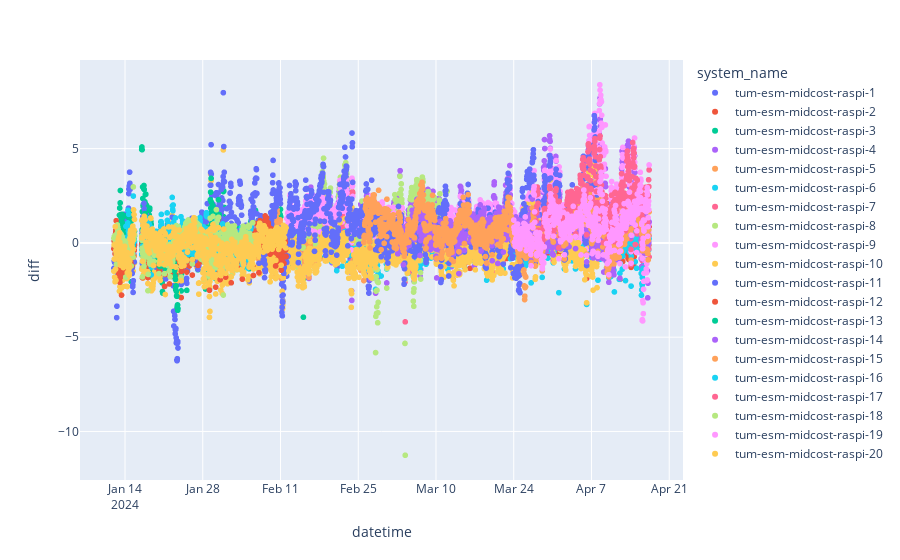
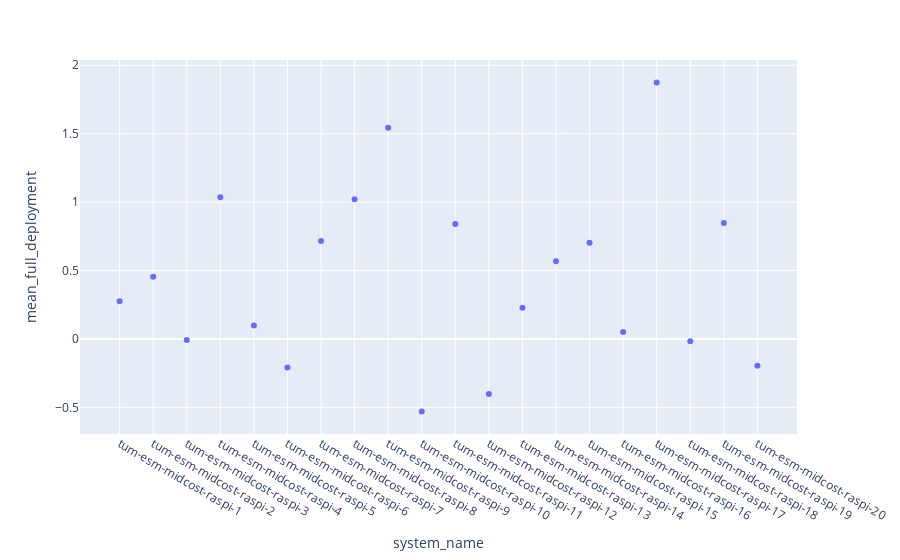
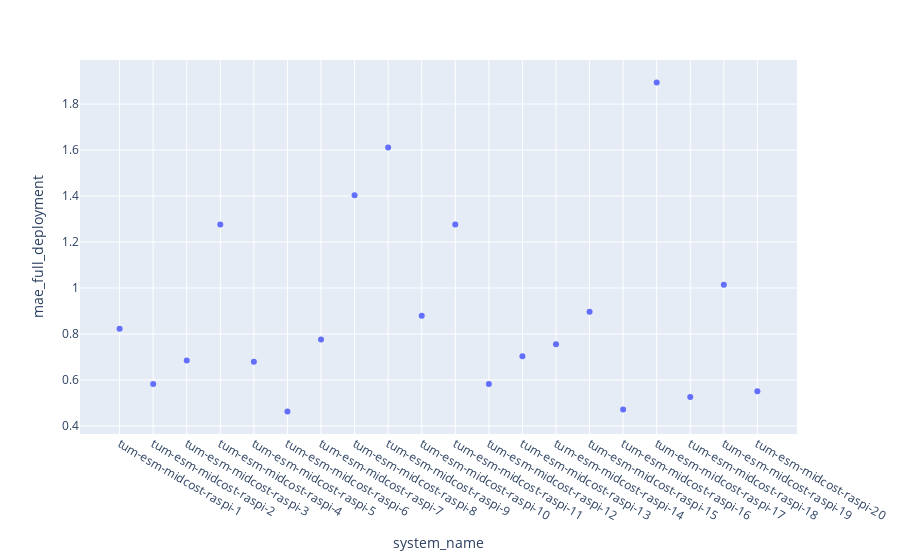
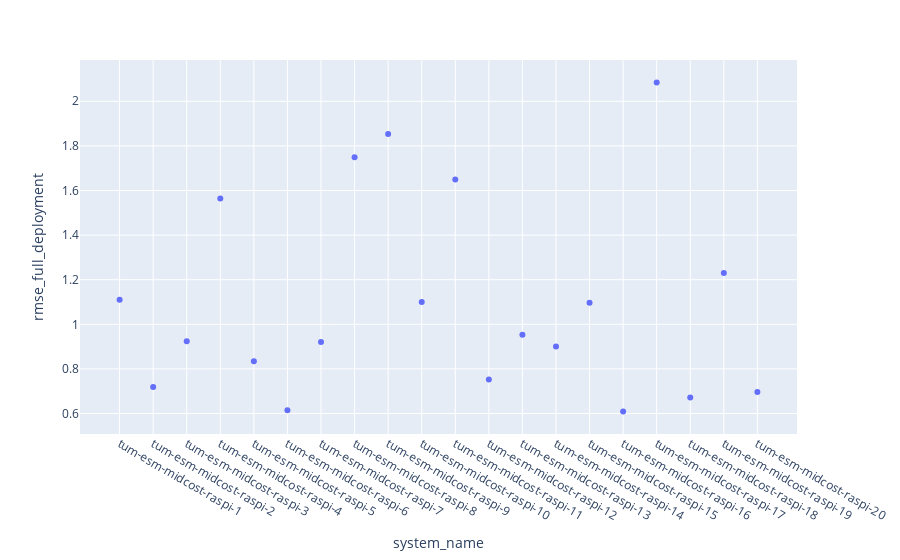

Notebook cell for these charts, in order:
### Code cell
fig = px.scatter(df, x="datetime", y="diff", color = "system_name")
fig.show()
fig = px.scatter(df_sbs, x="system_name", y="mean_full_deployment")
fig.show()
fig = px.scatter(df_sbs, x="system_name", y="mae_full_deployment")
fig.show()
fig = px.scatter(df_sbs, x="system_name", y="rmse_full_deployment")
fig.show()

### Figure 1 — Plotly figure (JSON) as saved in the notebook; plotly's stock layout.template omitted (floating-point values rounded to 4 significant figures; data arrays with more than 128 entries replaced by an {"elided": "..."} marker saying what was removed)
{"data": [{"hovertemplate": "system_name=tum-esm-midcost-raspi-1<br>datetime=%{x}<br>diff=%{y}<extra></extra>", "legendgroup": "tum-esm-midcost-raspi-1", "marker": {"color": "#636efa", "symbol": "circle"}, "mode": "markers", "name": "tum-esm-midcost-raspi-1", "showlegend": true, "type": "scattergl", "x": {"elided": "480 str values"}, "xaxis": "x", "y": {"elided": "480 float values"}, "yaxis": "y"}, {"hovertemplate": "system_name=tum-esm-midcost-raspi-2<br>datetime=%{x}<br>diff=%{y}<extra></extra>", "legendgroup": "tum-esm-midcost-raspi-2", "marker": {"color": "#EF553B", "symbol": "circle"}, "mode": "markers", "name": "tum-esm-midcost-raspi-2", "showlegend": true, "type": "scattergl", "x": {"elided": "850 str values"}, "xaxis": "x", "y": {"elided": "850 float values"}, "yaxis": "y"}, {"hovertemplate": "system_name=tum-esm-midcost-raspi-3<br>datetime=%{x}<br>diff=%{y}<extra></extra>", "legendgroup": "tum-esm-midcost-raspi-3", "marker": {"color": "#00cc96", "symbol": "circle"}, "mode": "markers", "name": "tum-esm-midcost-raspi-3", "showlegend": true, "type": "scattergl", "x": {"elided": "856 str values"}, "xaxis": "x", "y": {"elided": "856 float values"}, "yaxis": "y"}, {"hovertemplate": "system_name=tum-esm-midcost-raspi-4<br>datetime=%{x}<br>diff=%{y}<extra></extra>", "legendgroup": "tum-esm-midcost-raspi-4", "marker": {"color": "#ab63fa", "symbol": "circle"}, "mode": "markers", "name": "tum-esm-midcost-raspi-4", "showlegend": true, "type": "scattergl", "x": {"elided": "1403 str values"}, "xaxis": "x", "y": {"elided": "1403 float values"}, "yaxis": "y"}, {"hovertemplate": "system_name=tum-esm-midcost-raspi-5<br>datetime=%{x}<br>diff=%{y}<extra></extra>", "legendgroup": "tum-esm-midcost-raspi-5", "marker": {"color": "#FFA15A", "symbol": "circle"}, "mode": "markers", "name": "tum-esm-midcost-raspi-5", "showlegend": true, "type": "scattergl", "x": {"elided": "456 str values"}, "xaxis": "x", "y": {"elided": "456 float values"}, "yaxis": "y"}, {"hovertemplate": "system_name=tum-esm-midcost-raspi-6<br>datetime=%{x}<br>diff=%{y}<extra></extra>", "legendgroup": "tum-esm-midcost-raspi-6", "marker": {"color": "#19d3f3", "symbol": "circle"}, "mode": "markers", "name": "tum-esm-midcost-raspi-6", "showlegend": true, "type": "scattergl", "x": {"elided": "1378 str values"}, "xaxis": "x", "y": {"elided": "1378 float values"}, "yaxis": "y"}, {"hovertemplate": "system_name=tum-esm-midcost-raspi-7<br>datetime=%{x}<br>diff=%{y}<extra></extra>", "legendgroup": "tum-esm-midcost-raspi-7", "marker": {"color": "#FF6692", "symbol": "circle"}, "mode": "markers", "name": "tum-esm-midcost-raspi-7", "showlegend": true, "type": "scattergl", "x": {"elided": "1354 str values"}, "xaxis": "x", "y": {"elided": "1354 float values"}, "yaxis": "y"}, {"hovertemplate": "system_name=tum-esm-midcost-raspi-8<br>datetime=%{x}<br>diff=%{y}<extra></extra>", "legendgroup": "tum-esm-midcost-raspi-8", "marker": {"color": "#B6E880", "symbol": "circle"}, "mode": "markers", "name": "tum-esm-midcost-raspi-8", "showlegend": true, "type": "scattergl", "x": {"elided": "672 str values"}, "xaxis": "x", "y": {"elided": "672 float values"}, "yaxis": "y"}, {"hovertemplate": "system_name=tum-esm-midcost-raspi-9<br>datetime=%{x}<br>diff=%{y}<extra></extra>", "legendgroup": "tum-esm-midcost-raspi-9", "marker": {"color": "#FF97FF", "symbol": "circle"}, "mode": "markers", "name": "tum-esm-midcost-raspi-9", "showlegend": true, "type": "scattergl", "x": {"elided": "1401 str values"}, "xaxis": "x", "y": {"elided": "1401 float values"}, "yaxis": "y"}, {"hovertemplate": "system_name=tum-esm-midcost-raspi-10<br>datetime=%{x}<br>diff=%{y}<extra></extra>", "legendgroup": "tum-esm-midcost-raspi-10", "marker": {"color": "#FECB52", "symbol": "circle"}, "mode": "markers", "name": "tum-esm-midcost-raspi-10", "showlegend": true, "type": "scattergl", "x": {"elided": "2019 str values"}, "xaxis": "x", "y": {"elided": "2019 float values"}, "yaxis": "y"}, {"hovertemplate": "system_name=tum-esm-midcost-raspi-11<br>datetime=%{x}<br>diff=%{y}<extra></extra>", "legendgroup": "tum-esm-midcost-raspi-11", "marker": {"color": "#636efa", "symbol": "circle"}, "mode": "markers", "name": "tum-esm-midcost-raspi-11", "showlegend": true, "type": "scattergl", "x": {"elided": "2043 str values"}, "xaxis": "x", "y": {"elided": "2043 float values"}, "yaxis": "y"}, {"hovertemplate": "system_name=tum-esm-midcost-raspi-12<br>datetime=%{x}<br>diff=%{y}<extra></extra>", "legendgroup": "tum-esm-midcost-raspi-12", "marker": {"color": "#EF553B", "symbol": "circle"}, "mode": "markers", "name": "tum-esm-midcost-raspi-12", "showlegend": true, "type": "scattergl", "x": {"elided": "713 str values"}, "xaxis": "x", "y": {"elided": "713 float values"}, "yaxis": "y"}, {"hovertemplate": "system_name=tum-esm-midcost-raspi-13<br>datetime=%{x}<br>diff=%{y}<extra></extra>", "legendgroup": "tum-esm-midcost-raspi-13", "marker": {"color": "#00cc96", "symbol": "circle"}, "mode": "markers", "name": "tum-esm-midcost-raspi-13", "showlegend": true, "type": "scattergl", "x": {"elided": "389 str values"}, "xaxis": "x", "y": {"elided": "389 float values"}, "yaxis": "y"}, {"hovertemplate": "system_name=tum-esm-midcost-raspi-14<br>datetime=%{x}<br>diff=%{y}<extra></extra>", "legendgroup": "tum-esm-midcost-raspi-14", "marker": {"color": "#ab63fa", "symbol": "circle"}, "mode": "markers", "name": "tum-esm-midcost-raspi-14", "showlegend": true, "type": "scattergl", "x": {"elided": "1090 str values"}, "xaxis": "x", "y": {"elided": "1090 float values"}, "yaxis": "y"}, {"hovertemplate": "system_name=tum-esm-midcost-raspi-15<br>datetime=%{x}<br>diff=%{y}<extra></extra>", "legendgroup": "tum-esm-midcost-raspi-15", "marker": {"color": "#FFA15A", "symbol": "circle"}, "mode": "markers", "name": "tum-esm-midcost-raspi-15", "showlegend": true, "type": "scattergl", "x": {"elided": "1234 str values"}, "xaxis": "x", "y": {"elided": "1234 float values"}, "yaxis": "y"}, {"hovertemplate": "system_name=tum-esm-midcost-raspi-16<br>datetime=%{x}<br>diff=%{y}<extra></extra>", "legendgroup": "tum-esm-midcost-raspi-16", "marker": {"color": "#19d3f3", "symbol": "circle"}, "mode": "markers", "name": "tum-esm-midcost-raspi-16", "showlegend": true, "type": "scattergl", "x": {"elided": "559 str values"}, "xaxis": "x", "y": {"elided": "559 float values"}, "yaxis": "y"}, {"hovertemplate": "system_name=tum-esm-midcost-raspi-17<br>datetime=%{x}<br>diff=%{y}<extra></extra>", "legendgroup": "tum-esm-midcost-raspi-17", "marker": {"color": "#FF6692", "symbol": "circle"}, "mode": "markers", "name": "tum-esm-midcost-raspi-17", "showlegend": true, "type": "scattergl", "x": {"elided": "490 str values"}, "xaxis": "x", "y": {"elided": "490 float values"}, "yaxis": "y"}, {"hovertemplate": "system_name=tum-esm-midcost-raspi-18<br>datetime=%{x}<br>diff=%{y}<extra></extra>", "legendgroup": "tum-esm-midcost-raspi-18", "marker": {"color": "#B6E880", "symbol": "circle"}, "mode": "markers", "name": "tum-esm-midcost-raspi-18", "showlegend": true, "type": "scattergl", "x": {"elided": "569 str values"}, "xaxis": "x", "y": {"elided": "569 float values"}, "yaxis": "y"}, {"hovertemplate": "system_name=tum-esm-midcost-raspi-19<br>datetime=%{x}<br>diff=%{y}<extra></extra>", "legendgroup": "tum-esm-midcost-raspi-19", "marker": {"color": "#FF97FF", "symbol": "circle"}, "mode": "markers", "name": "tum-esm-midcost-raspi-19", "showlegend": true, "type": "scattergl", "x": {"elided": "586 str values"}, "xaxis": "x", "y": {"elided": "586 float values"}, "yaxis": "y"}, {"hovertemplate": "system_name=tum-esm-midcost-raspi-20<br>datetime=%{x}<br>diff=%{y}<extra></extra>", "legendgroup": "tum-esm-midcost-raspi-20", "marker": {"color": "#FECB52", "symbol": "circle"}, "mode": "markers", "name": "tum-esm-midcost-raspi-20", "showlegend": true, "type": "scattergl", "x": {"elided": "713 str values"}, "xaxis": "x", "y": {"elided": "713 float values"}, "yaxis": "y"}], "layout": {"legend": {"title": {"text": "system_name"}, "tracegroupgap": 0}, "margin": {"t": 60}, "xaxis": {"anchor": "y", "domain": [0, 1], "title": {"text": "datetime"}}, "yaxis": {"anchor": "x", "domain": [0, 1], "title": {"text": "diff"}}}}

### Figure 2 — Plotly figure (JSON) as saved in the notebook; plotly's stock layout.template omitted (floating-point values rounded to 4 significant figures)
{"data": [{"hovertemplate": "system_name=%{x}<br>mean_full_deployment=%{y}<extra></extra>", "legendgroup": "", "marker": {"color": "#636efa", "symbol": "circle"}, "mode": "markers", "name": "", "orientation": "v", "showlegend": false, "type": "scatter", "x": ["tum-esm-midcost-raspi-1", "tum-esm-midcost-raspi-2", "tum-esm-midcost-raspi-3", "tum-esm-midcost-raspi-4", "tum-esm-midcost-raspi-5", "tum-esm-midcost-raspi-6", "tum-esm-midcost-raspi-7", "tum-esm-midcost-raspi-8", "tum-esm-midcost-raspi-9", "tum-esm-midcost-raspi-10", "tum-esm-midcost-raspi-11", "tum-esm-midcost-raspi-12", "tum-esm-midcost-raspi-13", "tum-esm-midcost-raspi-14", "tum-esm-midcost-raspi-15", "tum-esm-midcost-raspi-16", "tum-esm-midcost-raspi-17", "tum-esm-midcost-raspi-18", "tum-esm-midcost-raspi-19", "tum-esm-midcost-raspi-20"], "xaxis": "x", "y": [0.2751, 0.4544, -0.00813, 1.036, 0.09749, -0.208, 0.7157, 1.021, 1.543, -0.5308, 0.839, -0.4022, 0.2281, 0.567, 0.7033, 0.05107, 1.874, -0.01635, 0.8464, -0.1961], "yaxis": "y"}], "layout": {"legend": {"tracegroupgap": 0}, "margin": {"t": 60}, "xaxis": {"anchor": "y", "domain": [0, 1], "title": {"text": "system_name"}}, "yaxis": {"anchor": "x", "domain": [0, 1], "title": {"text": "mean_full_deployment"}}}}

### Figure 3 — Plotly figure (JSON) as saved in the notebook; plotly's stock layout.template omitted (floating-point values rounded to 4 significant figures)
{"data": [{"hovertemplate": "system_name=%{x}<br>mae_full_deployment=%{y}<extra></extra>", "legendgroup": "", "marker": {"color": "#636efa", "symbol": "circle"}, "mode": "markers", "name": "", "orientation": "v", "showlegend": false, "type": "scatter", "x": ["tum-esm-midcost-raspi-1", "tum-esm-midcost-raspi-2", "tum-esm-midcost-raspi-3", "tum-esm-midcost-raspi-4", "tum-esm-midcost-raspi-5", "tum-esm-midcost-raspi-6", "tum-esm-midcost-raspi-7", "tum-esm-midcost-raspi-8", "tum-esm-midcost-raspi-9", "tum-esm-midcost-raspi-10", "tum-esm-midcost-raspi-11", "tum-esm-midcost-raspi-12", "tum-esm-midcost-raspi-13", "tum-esm-midcost-raspi-14", "tum-esm-midcost-raspi-15", "tum-esm-midcost-raspi-16", "tum-esm-midcost-raspi-17", "tum-esm-midcost-raspi-18", "tum-esm-midcost-raspi-19", "tum-esm-midcost-raspi-20"], "xaxis": "x", "y": [0.8227, 0.5821, 0.6851, 1.277, 0.6788, 0.4626, 0.7757, 1.403, 1.611, 0.8794, 1.276, 0.5825, 0.7033, 0.755, 0.8966, 0.4714, 1.894, 0.5259, 1.014, 0.5505], "yaxis": "y"}], "layout": {"legend": {"tracegroupgap": 0}, "margin": {"t": 60}, "xaxis": {"anchor": "y", "domain": [0, 1], "title": {"text": "system_name"}}, "yaxis": {"anchor": "x", "domain": [0, 1], "title": {"text": "mae_full_deployment"}}}}

### Figure 4 — Plotly figure (JSON) as saved in the notebook; plotly's stock layout.template omitted (floating-point values rounded to 4 significant figures)
{"data": [{"hovertemplate": "system_name=%{x}<br>rmse_full_deployment=%{y}<extra></extra>", "legendgroup": "", "marker": {"color": "#636efa", "symbol": "circle"}, "mode": "markers", "name": "", "orientation": "v", "showlegend": false, "type": "scatter", "x": ["tum-esm-midcost-raspi-1", "tum-esm-midcost-raspi-2", "tum-esm-midcost-raspi-3", "tum-esm-midcost-raspi-4", "tum-esm-midcost-raspi-5", "tum-esm-midcost-raspi-6", "tum-esm-midcost-raspi-7", "tum-esm-midcost-raspi-8", "tum-esm-midcost-raspi-9", "tum-esm-midcost-raspi-10", "tum-esm-midcost-raspi-11", "tum-esm-midcost-raspi-12", "tum-esm-midcost-raspi-13", "tum-esm-midcost-raspi-14", "tum-esm-midcost-raspi-15", "tum-esm-midcost-raspi-16", "tum-esm-midcost-raspi-17", "tum-esm-midcost-raspi-18", "tum-esm-midcost-raspi-19", "tum-esm-midcost-raspi-20"], "xaxis": "x", "y": [1.11, 0.7185, 0.9235, 1.564, 0.8342, 0.6148, 0.921, 1.749, 1.853, 1.1, 1.65, 0.7525, 0.9532, 0.901, 1.096, 0.6088, 2.084, 0.6722, 1.231, 0.6966], "yaxis": "y"}], "layout": {"legend": {"tracegroupgap": 0}, "margin": {"t": 60}, "xaxis": {"anchor": "y", "domain": [0, 1], "title": {"text": "system_name"}}, "yaxis": {"anchor": "x", "domain": [0, 1], "title": {"text": "rmse_full_deployment"}}}}
